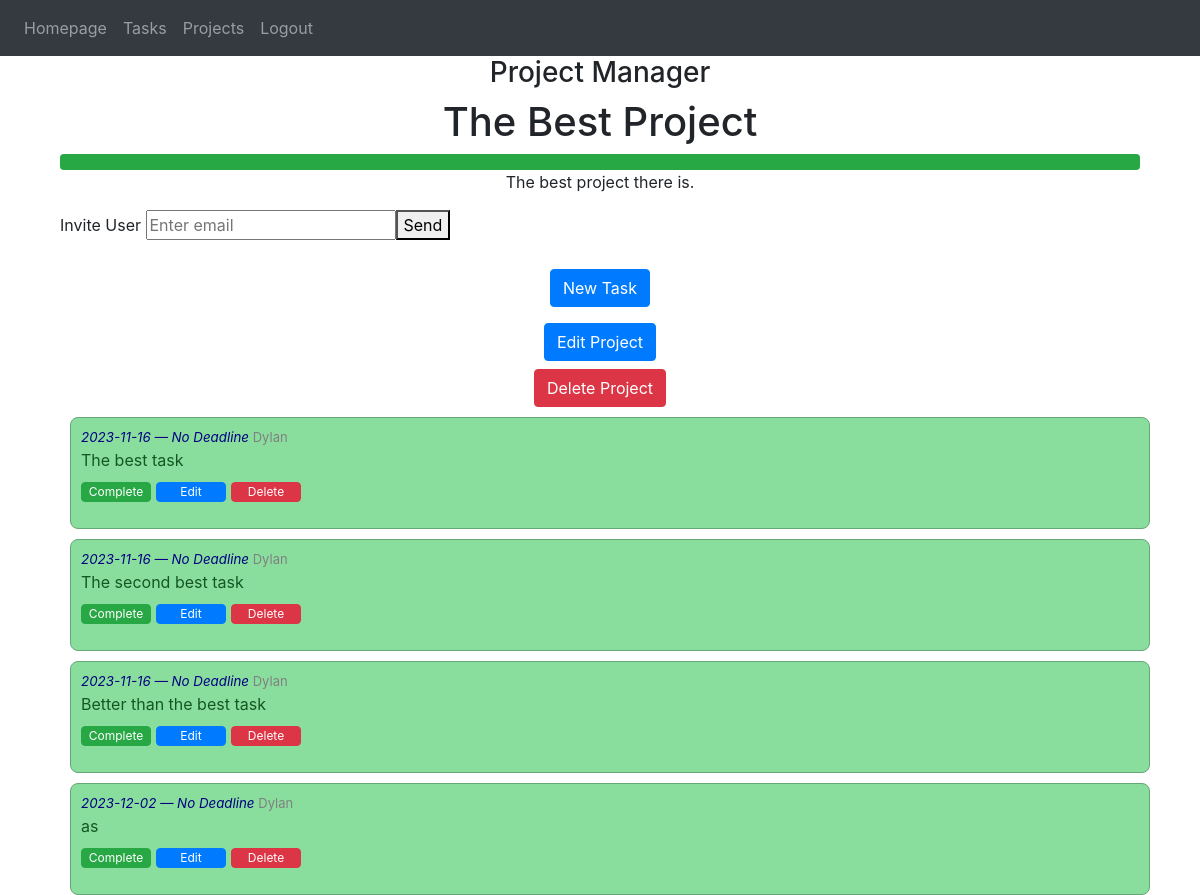
Screenshot of /project/4 (signed in) with the database file from the repository.
### website/models.py (models this page shows)
class Project(db.Model):
    id = db.Column(db.Integer, primary_key=True)
    name = db.Column(db.String(120))
    start_date = db.Column(db.DateTime(timezone=True), default=func.now)
    deadline = db.Column(db.DateTime(timezone=True), default=func.now)
    description = db.Column(db.String(9999))
    users = db.relationship('User', secondary='project_user_association', back_populates='projects')
    is_default = db.Column(db.Boolean, default=False)
    completed = db.Column(db.Boolean, default=False)
    tasks = db.relationship('Task', backref='project', cascade='all, delete-orphan', lazy=True)

class Task(db.Model):
    id = db.Column(db.Integer, primary_key=True)
    assignee = db.Column(db.String(120))
    description = db.Column(db.String(9999))
    start_date = db.Column(db.DateTime(timezone=True), default=func.now)
    deadline = db.Column(db.DateTime(timezone=True), default=func.now)
    project_id = db.Column(db.Integer, db.ForeignKey('project.id'), nullable=False)
    completed = db.Column(db.Boolean, default=False)

### website/auth.py (the view, shortened to what this page needs)
@auth.route('/project/<project_id>', methods=['GET', 'POST'])
@login_required
def project(project_id):
    def_project = get_default_project()
    if str(def_project.id) == project_id:
        return redirect(url_for('auth.tasks'))
    project = Project.query.filter(Project.id == project_id,).first()
    if not project:
        return "Page Not Found", 404
    elif not any(user.id == current_user.id for user in project.users):
        return "Access Denied", 403
    tasks = Task.query.filter(Task.project_id == project_id).all()
    tasks.sort(key=lambda t: (not t.completed, t.id)) # sort tasks by 1: completion, 2: id
    print(tasks)
    total_tasks = len(tasks)
    completed_tasks = sum(1 for task in tasks if task.completed)
    progress_percentage = (completed_tasks / total_tasks) * 100 if total_tasks > 0 else 0
    return render_template('project.html', user=current_user, project=project, tasks=tasks, progress_percentage=progress_percentage)

### website/__init__.py (called while the page is built)
def create_app(testing=False):
    app = Flask(__name__)
    app.config['SECRET_KEY'] = 'abcd'
    app.config['SQLALCHEMY_DATABASE_URI'] = f'sqlite:///{DB_NAME}'
    if testing:
        app.config['SQLALCHEMY_DATABASE_URI'] = f'sqlite:///{TEST_DB_NAME}'
    db.init_app(app)
    from .views import views
    from .auth import auth
    app.register_blueprint(views, url_prefix='/')
    app.register_blueprint(auth, url_prefix='/')
    from .models import User, Task, Project
    with app.app_context():
        db.create_all()
    login_manager = LoginManager()
    login_manager.login_view = 'auth.login'
    login_manager.init_app(app)
    @login_manager.user_loader
    def load_user(id):
        return User.query.get(int(id))
    return app

### website/auth.py (called while the page is built)
def get_default_project():
    return Project.query.filter(Project.users.any(id=current_user.id), Project.is_default).first()

### website/templates/project.html (shortened to what this page needs)
{% extends "base.html" %}
{% block content %}
<h3 align="center">Project Manager</h3>
<div class="container">
    <h1 align="center" id="project-name">{{ project.name }}</h1>
    <div class="progress">
        <div id="progress-bar" class="progress-bar {% if progress_percentage == 100 %}bg-success{% endif %}" role="progressbar"
        style="width: {{ progress_percentage }}%;" aria-valuenow="{{ progress_percentage }}" aria-valuemin="0" aria-valuemax="100"></div>
    </div>
    <p align="center" id="project-description">{{ project.description }}</p>
    <form method="POST">
      <label>Invite User</label>
      <input
            type="email"
            id="new_user_email"
            name="new_user_email"
            placeholder="Enter email"
          style="width: 250px;"><button type="submit">Send</button>
    </form>
    <div align="center">
        <a class="nav-item nav-link" href="{{ url_for('auth.new_task', project_id=project.id) }}">
            <button class="btn btn-primary">New Task</button>
        </a>
        <a class="nav-item nav-link" href="{{ url_for('auth.edit_project', project_id=project.id) }}">
          <button class="btn btn-primary">Edit Project</button>
        </a>
        <form action="{{ url_for('auth.delete_project', project_id=project.id) }}" method="post" style="display: inline;">
          <button type="submit" class="btn btn-danger">Delete Project</button>
        </form>
    </div>
    <div class="tasks-container">
      {% for task in tasks %}
          <div class="task-box {% if task.completed %}task-completed{% endif %}">
              <span class="task-dates">{{ task.start_date.strftime('%Y-%m-%d') }} &mdash;
                {% if task.deadline.strftime('%Y-%m-%d') == '9999-12-31' %}
                No Deadline
                {% else %}
                {{ task.deadline.strftime('%Y-%m-%d') }}
                {% endif %}
              </span>
              <span class="task-assignee">{% if task.assignee %}{{task.assignee}}{% endif %}</span>
              <p class="task-description">{{ task.description or "No description available" }}</p>
              <div class="task-actions">
                <form action="{{ url_for('auth.complete_task', project_id=project.id, task_id=task.id) }}" method="post" style="display: inline;">
                  <button type="submit" class="btn btn-success btn-xsm">Complete</button>
                </form>
                <form action="{{ url_for('auth.edit_task', project_id=project.id, task_id=task.id) }}" method="post" style="display: inline;">
                  <button type="submit" class="btn btn-primary btn-xsm">Edit</button>
                </form>
                  <form action="{{ url_for('auth.delete_task', project_id=project.id, task_id=task.id) }}" method="post" style="display: inline;">
                    <button type="submit" class="btn btn-danger btn-xsm">Delete</button>
                </form>
              </div>
          </div>
      {% endfor %}
  </div>
</div>
{% endblock %}

### website/static/styles.css (style rules this page uses)
.btn-xsm { display: inline-block; width: 70px; height: 20px; padding: 0px 0px !important; font-size: 12px !important; text-align: center; cursor: pointer; margin-right: 5px; }
.tasks-container { display: flex; flex-direction: column; }
.task-box { border: 1px solid #ccc; border-radius: 8px; padding: 10px; margin: 10px; width: 100%; margin-bottom: 0px; box-sizing: border-box; }
.task-dates { font-style: italic; margin-bottom: 3px; color: navy; font-size: smaller; }
.task-description { margin-bottom: 10px; }
.task-actions { display: flex; }
.task-assignee { color: grey; font-size: small; }
.task-completed { background-color: rgb(137, 222, 157) !important; color: rgb(21, 87, 36) !important; border: 1px solid rgb(103, 166, 118) !important; padding: 10px; }

### rows the page displays
Project: name "The Best Project", description "The best project there is."
Task: start_date "2023-11-16", shows "No Deadline", assignee "Dylan", description "The best task"
Task: start_date "2023-11-16", shows "No Deadline", assignee "Dylan", description "The second best task"
Task: start_date "2023-11-16", shows "No Deadline", assignee "Dylan", description "Better than the best task"
Task: start_date "2023-12-02", shows "No Deadline", assignee "Dylan", description "as"
